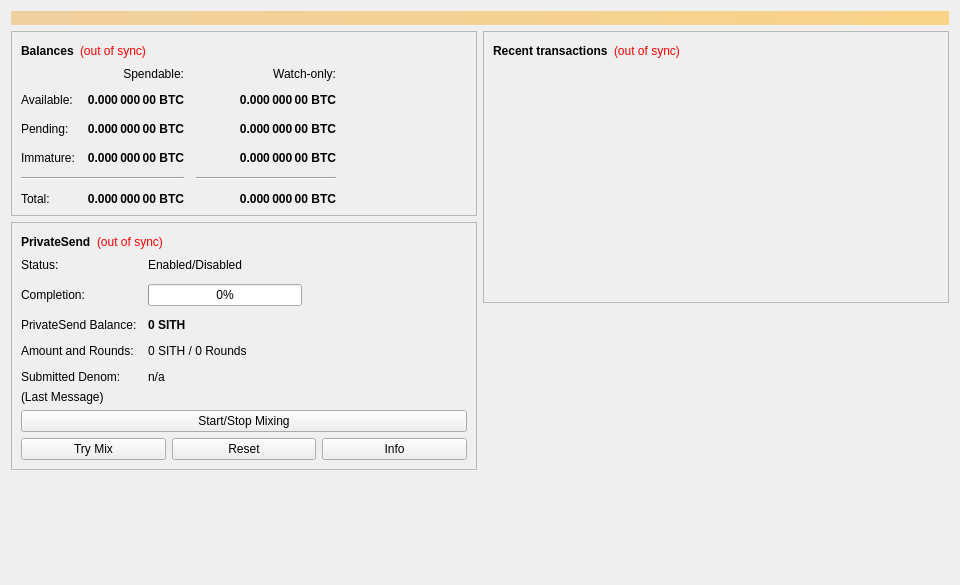
<?xml version="1.0" encoding="UTF-8"?>
<ui version="4.0">
 <class>OverviewPage</class>
 <widget class="QWidget" name="OverviewPage">
  <property name="geometry">
   <rect>
    <x>0</x>
    <y>0</y>
    <width>960</width>
    <height>585</height>
   </rect>
  </property>
  <property name="minimumSize">
   <size>
    <width>960</width>
    <height>0</height>
   </size>
  </property>
  <property name="windowTitle">
   <string>Form</string>
  </property>
  <layout class="QVBoxLayout" name="topLayout">
   <item>
    <widget class="QLabel" name="labelAlerts">
     <property name="visible">
      <bool>false</bool>
     </property>
     <property name="styleSheet">
      <string notr="true">QLabel { background-color: qlineargradient(x1: 0, y1: 0, x2: 1, y2: 0, stop:0 #F0D0A0, stop:1 #F8D488); color:#000000; }</string>
     </property>
     <property name="wordWrap">
      <bool>true</bool>
     </property>
     <property name="margin">
      <number>3</number>
     </property>
     <property name="textInteractionFlags">
      <set>Qt::TextSelectableByMouse</set>
     </property>
    </widget>
   </item>
   <item>
    <layout class="QHBoxLayout" name="horizontalLayout" stretch="1,1">
     <item>
      <layout class="QVBoxLayout" name="verticalLayout_2">
       <item>
        <widget class="QFrame" name="frame">
         <property name="frameShape">
          <enum>QFrame::StyledPanel</enum>
         </property>
         <property name="frameShadow">
          <enum>QFrame::Raised</enum>
         </property>
         <layout class="QVBoxLayout" name="verticalLayout_4">
          <item>
           <layout class="QHBoxLayout" name="horizontalLayout_4">
            <item>
             <widget class="QLabel" name="label_5">
              <property name="font">
               <font>
                <weight>75</weight>
                <bold>true</bold>
               </font>
              </property>
              <property name="text">
               <string>Balances</string>
              </property>
             </widget>
            </item>
            <item>
             <widget class="QLabel" name="labelWalletStatus">
              <property name="toolTip">
               <string>The displayed information may be out of date. Your wallet automatically synchronizes with the Sithchain network after a connection is established, but this process has not completed yet.</string>
              </property>
              <property name="styleSheet">
               <string notr="true">QLabel { color: red; }</string>
              </property>
              <property name="text">
               <string notr="true">(out of sync)</string>
              </property>
              <property name="alignment">
               <set>Qt::AlignLeading|Qt::AlignLeft|Qt::AlignVCenter</set>
              </property>
             </widget>
            </item>
            <item>
             <spacer name="horizontalSpacer_3">
              <property name="orientation">
               <enum>Qt::Horizontal</enum>
              </property>
              <property name="sizeHint" stdset="0">
               <size>
                <width>40</width>
                <height>20</height>
               </size>
              </property>
             </spacer>
            </item>
           </layout>
          </item>
          <item>
           <layout class="QGridLayout" name="gridLayout">
            <property name="spacing">
             <number>12</number>
            </property>
            <item row="2" column="2">
             <widget class="QLabel" name="labelWatchPending">
              <property name="font">
               <font>
                <weight>75</weight>
                <bold>true</bold>
               </font>
              </property>
              <property name="cursor">
               <cursorShape>IBeamCursor</cursorShape>
              </property>
              <property name="toolTip">
               <string>Unconfirmed transactions to watch-only addresses</string>
              </property>
              <property name="text">
               <string notr="true">0.000 000 00 BTC</string>
              </property>
              <property name="alignment">
               <set>Qt::AlignRight|Qt::AlignTrailing|Qt::AlignVCenter</set>
              </property>
              <property name="textInteractionFlags">
               <set>Qt::LinksAccessibleByMouse|Qt::TextSelectableByKeyboard|Qt::TextSelectableByMouse</set>
              </property>
             </widget>
            </item>
            <item row="2" column="1">
             <widget class="QLabel" name="labelUnconfirmed">
              <property name="font">
               <font>
                <weight>75</weight>
                <bold>true</bold>
               </font>
              </property>
              <property name="cursor">
               <cursorShape>IBeamCursor</cursorShape>
              </property>
              <property name="toolTip">
               <string>Total of transactions that have yet to be confirmed, and do not yet count toward the spendable balance</string>
              </property>
              <property name="text">
               <string notr="true">0.000 000 00 BTC</string>
              </property>
              <property name="alignment">
               <set>Qt::AlignRight|Qt::AlignTrailing|Qt::AlignVCenter</set>
              </property>
              <property name="textInteractionFlags">
               <set>Qt::LinksAccessibleByMouse|Qt::TextSelectableByKeyboard|Qt::TextSelectableByMouse</set>
              </property>
             </widget>
            </item>
            <item row="3" column="2">
             <widget class="QLabel" name="labelWatchImmature">
              <property name="font">
               <font>
                <weight>75</weight>
                <bold>true</bold>
               </font>
              </property>
              <property name="cursor">
               <cursorShape>IBeamCursor</cursorShape>
              </property>
              <property name="toolTip">
               <string>Mined balance in watch-only addresses that has not yet matured</string>
              </property>
              <property name="text">
               <string notr="true">0.000 000 00 BTC</string>
              </property>
              <property name="alignment">
               <set>Qt::AlignRight|Qt::AlignTrailing|Qt::AlignVCenter</set>
              </property>
              <property name="textInteractionFlags">
               <set>Qt::LinksAccessibleByMouse|Qt::TextSelectableByKeyboard|Qt::TextSelectableByMouse</set>
              </property>
             </widget>
            </item>
            <item row="4" column="0" colspan="2">
             <widget class="Line" name="lineSpendableBalance">
              <property name="orientation">
               <enum>Qt::Horizontal</enum>
              </property>
             </widget>
            </item>
            <item row="4" column="2">
             <widget class="Line" name="lineWatchBalance">
              <property name="sizePolicy">
               <sizepolicy hsizetype="Preferred" vsizetype="Fixed">
                <horstretch>0</horstretch>
                <verstretch>0</verstretch>
               </sizepolicy>
              </property>
              <property name="minimumSize">
               <size>
                <width>140</width>
                <height>0</height>
               </size>
              </property>
              <property name="orientation">
               <enum>Qt::Horizontal</enum>
              </property>
             </widget>
            </item>
            <item row="5" column="0">
             <widget class="QLabel" name="labelTotalText">
              <property name="text">
               <string>Total:</string>
              </property>
             </widget>
            </item>
            <item row="3" column="1">
             <widget class="QLabel" name="labelImmature">
              <property name="font">
               <font>
                <weight>75</weight>
                <bold>true</bold>
               </font>
              </property>
              <property name="cursor">
               <cursorShape>IBeamCursor</cursorShape>
              </property>
              <property name="toolTip">
               <string>Mined balance that has not yet matured</string>
              </property>
              <property name="text">
               <string notr="true">0.000 000 00 BTC</string>
              </property>
              <property name="alignment">
               <set>Qt::AlignRight|Qt::AlignTrailing|Qt::AlignVCenter</set>
              </property>
              <property name="textInteractionFlags">
               <set>Qt::LinksAccessibleByMouse|Qt::TextSelectableByKeyboard|Qt::TextSelectableByMouse</set>
              </property>
             </widget>
            </item>
            <item row="2" column="3">
             <spacer name="horizontalSpacer_2">
              <property name="orientation">
               <enum>Qt::Horizontal</enum>
              </property>
              <property name="sizeHint" stdset="0">
               <size>
                <width>40</width>
                <height>20</height>
               </size>
              </property>
             </spacer>
            </item>
            <item row="3" column="0">
             <widget class="QLabel" name="labelImmatureText">
              <property name="text">
               <string>Immature:</string>
              </property>
             </widget>
            </item>
            <item row="5" column="1">
             <widget class="QLabel" name="labelTotal">
              <property name="font">
               <font>
                <weight>75</weight>
                <bold>true</bold>
               </font>
              </property>
              <property name="cursor">
               <cursorShape>IBeamCursor</cursorShape>
              </property>
              <property name="toolTip">
               <string>Your current total balance</string>
              </property>
              <property name="text">
               <string notr="true">0.000 000 00 BTC</string>
              </property>
              <property name="alignment">
               <set>Qt::AlignRight|Qt::AlignTrailing|Qt::AlignVCenter</set>
              </property>
              <property name="textInteractionFlags">
               <set>Qt::LinksAccessibleByMouse|Qt::TextSelectableByKeyboard|Qt::TextSelectableByMouse</set>
              </property>
             </widget>
            </item>
            <item row="5" column="2">
             <widget class="QLabel" name="labelWatchTotal">
              <property name="font">
               <font>
                <weight>75</weight>
                <bold>true</bold>
               </font>
              </property>
              <property name="cursor">
               <cursorShape>IBeamCursor</cursorShape>
              </property>
              <property name="toolTip">
               <string>Current total balance in watch-only addresses</string>
              </property>
              <property name="text">
               <string notr="true">0.000 000 00 BTC</string>
              </property>
              <property name="alignment">
               <set>Qt::AlignRight|Qt::AlignTrailing|Qt::AlignVCenter</set>
              </property>
              <property name="textInteractionFlags">
               <set>Qt::LinksAccessibleByMouse|Qt::TextSelectableByKeyboard|Qt::TextSelectableByMouse</set>
              </property>
             </widget>
            </item>
            <item row="0" column="2">
             <widget class="QLabel" name="labelWatchonly">
              <property name="text">
               <string>Watch-only:</string>
              </property>
              <property name="alignment">
               <set>Qt::AlignRight|Qt::AlignTrailing|Qt::AlignVCenter</set>
              </property>
             </widget>
            </item>
            <item row="1" column="0">
             <widget class="QLabel" name="labelBalanceText">
              <property name="text">
               <string>Available:</string>
              </property>
             </widget>
            </item>
            <item row="1" column="1">
             <widget class="QLabel" name="labelBalance">
              <property name="font">
               <font>
                <weight>75</weight>
                <bold>true</bold>
               </font>
              </property>
              <property name="cursor">
               <cursorShape>IBeamCursor</cursorShape>
              </property>
              <property name="toolTip">
               <string>Your current spendable balance</string>
              </property>
              <property name="text">
               <string notr="true">0.000 000 00 BTC</string>
              </property>
              <property name="alignment">
               <set>Qt::AlignRight|Qt::AlignTrailing|Qt::AlignVCenter</set>
              </property>
              <property name="textInteractionFlags">
               <set>Qt::LinksAccessibleByMouse|Qt::TextSelectableByKeyboard|Qt::TextSelectableByMouse</set>
              </property>
             </widget>
            </item>
            <item row="1" column="2">
             <widget class="QLabel" name="labelWatchAvailable">
              <property name="font">
               <font>
                <weight>75</weight>
                <bold>true</bold>
               </font>
              </property>
              <property name="cursor">
               <cursorShape>IBeamCursor</cursorShape>
              </property>
              <property name="toolTip">
               <string>Your current balance in watch-only addresses</string>
              </property>
              <property name="text">
               <string notr="true">0.000 000 00 BTC</string>
              </property>
              <property name="alignment">
               <set>Qt::AlignRight|Qt::AlignTrailing|Qt::AlignVCenter</set>
              </property>
              <property name="textInteractionFlags">
               <set>Qt::LinksAccessibleByMouse|Qt::TextSelectableByKeyboard|Qt::TextSelectableByMouse</set>
              </property>
             </widget>
            </item>
            <item row="2" column="0">
             <widget class="QLabel" name="labelPendingText">
              <property name="text">
               <string>Pending:</string>
              </property>
             </widget>
            </item>
            <item row="0" column="1">
             <widget class="QLabel" name="labelSpendable">
              <property name="text">
               <string>Spendable:</string>
              </property>
              <property name="alignment">
               <set>Qt::AlignRight|Qt::AlignTrailing|Qt::AlignVCenter</set>
              </property>
             </widget>
            </item>
           </layout>
          </item>
         </layout>
        </widget>
       </item>
       <item>
        <widget class="QFrame" name="framePrivateSend">
         <property name="layoutDirection">
          <enum>Qt::LeftToRight</enum>
         </property>
         <property name="frameShape">
          <enum>QFrame::StyledPanel</enum>
         </property>
         <property name="frameShadow">
          <enum>QFrame::Raised</enum>
         </property>
         <layout class="QVBoxLayout" name="VerticalLayout_PS1">
          <item>
           <layout class="QHBoxLayout" name="horizontalLayout_5">
            <item>
             <widget class="QLabel" name="labelPrivateSendHeader">
              <property name="font">
               <font>
                <weight>75</weight>
                <bold>true</bold>
               </font>
              </property>
              <property name="text">
               <string>PrivateSend</string>
              </property>
             </widget>
            </item>
            <item>
             <widget class="QLabel" name="labelPrivateSendSyncStatus">
              <property name="toolTip">
               <string>The displayed information may be out of date. Your wallet automatically synchronizes with the Sithchain network after a connection is established, but this process has not completed yet.</string>
              </property>
              <property name="styleSheet">
               <string notr="true">QLabel { color: red; }</string>
              </property>
              <property name="text">
               <string notr="true">(out of sync)</string>
              </property>
              <property name="alignment">
               <set>Qt::AlignLeading|Qt::AlignLeft|Qt::AlignVCenter</set>
              </property>
             </widget>
            </item>
            <item>
             <spacer name="horizontalSpacer_4">
              <property name="orientation">
               <enum>Qt::Horizontal</enum>
              </property>
              <property name="sizeHint" stdset="0">
               <size>
                <width>40</width>
                <height>20</height>
               </size>
              </property>
             </spacer>
            </item>
           </layout>
          </item>
          <item>
           <layout class="QFormLayout" name="privateSendFormLayout">
            <property name="fieldGrowthPolicy">
             <enum>QFormLayout::AllNonFixedFieldsGrow</enum>
            </property>
            <property name="horizontalSpacing">
             <number>11</number>
            </property>
            <property name="verticalSpacing">
             <number>12</number>
            </property>
            <item row="0" column="0">
             <widget class="QLabel" name="labelPrivateSendEnabledText">
              <property name="text">
               <string>Status:</string>
              </property>
             </widget>
            </item>
            <item row="0" column="1">
             <widget class="QLabel" name="labelPrivateSendEnabled">
              <property name="text">
               <string>Enabled/Disabled</string>
              </property>
             </widget>
            </item>
            <item row="1" column="0">
             <widget class="QLabel" name="labelCompletitionText">
              <property name="text">
               <string>Completion:</string>
              </property>
             </widget>
            </item>
            <item row="1" column="1">
             <widget class="QProgressBar" name="privateSendProgress">
              <property name="maximumSize">
               <size>
                <width>154</width>
                <height>16777215</height>
               </size>
              </property>
              <property name="value">
               <number>0</number>
              </property>
             </widget>
            </item>
            <item row="2" column="0">
             <widget class="QLabel" name="labelAnonymizedText">
              <property name="text">
               <string>PrivateSend Balance:</string>
              </property>
             </widget>
            </item>
            <item row="2" column="1">
             <widget class="QLabel" name="labelAnonymized">
              <property name="font">
               <font>
                <weight>75</weight>
                <bold>true</bold>
               </font>
              </property>
              <property name="text">
               <string notr="true">0 SITH</string>
              </property>
             </widget>
            </item>
            <item row="3" column="0">
             <widget class="QLabel" name="labelAmountAndRoundsText">
              <property name="text">
               <string>Amount and Rounds:</string>
              </property>
             </widget>
            </item>
            <item row="3" column="1">
             <widget class="QLabel" name="labelAmountRounds">
              <property name="text">
               <string>0 SITH / 0 Rounds</string>
              </property>
             </widget>
            </item>
            <item row="4" column="0">
             <widget class="QLabel" name="labelSubmittedDenomText">
              <property name="text">
               <string>Submitted Denom:</string>
              </property>
             </widget>
            </item>
            <item row="4" column="1">
             <widget class="QLabel" name="labelSubmittedDenom">
              <property name="toolTip">
               <string>The denominations you submitted to the Masternode.&lt;br&gt;To mix, other users must submit the exact same denominations.</string>
              </property>
              <property name="text">
               <string>n/a</string>
              </property>
             </widget>
            </item>
           </layout>
          </item>
          <item>
           <layout class="QVBoxLayout" name="VerticalLayout_PS">
            <item>
             <widget class="QLabel" name="labelPrivateSendLastMessage">
              <property name="text">
               <string>(Last Message)</string>
              </property>
              <property name="alignment">
               <set>Qt::AlignLeading|Qt::AlignLeft|Qt::AlignTop</set>
              </property>
              <property name="wordWrap">
               <bool>true</bool>
              </property>
             </widget>
            </item>
            <item>
             <widget class="QPushButton" name="togglePrivateSend">
              <property name="sizePolicy">
               <sizepolicy hsizetype="MinimumExpanding" vsizetype="Fixed">
                <horstretch>0</horstretch>
                <verstretch>0</verstretch>
               </sizepolicy>
              </property>
              <property name="text">
               <string>Start/Stop Mixing</string>
              </property>
             </widget>
            </item>
            <item>
             <layout class="QHBoxLayout" name="horizontalLayout_debugbuttons">
              <item>
               <widget class="QPushButton" name="privateSendAuto">
                <property name="sizePolicy">
                 <sizepolicy hsizetype="MinimumExpanding" vsizetype="Fixed">
                  <horstretch>0</horstretch>
                  <verstretch>0</verstretch>
                 </sizepolicy>
                </property>
                <property name="toolTip">
                 <string>Try to manually submit a PrivateSend request.</string>
                </property>
                <property name="text">
                 <string>Try Mix</string>
                </property>
               </widget>
              </item>
              <item>
               <widget class="QPushButton" name="privateSendReset">
                <property name="sizePolicy">
                 <sizepolicy hsizetype="MinimumExpanding" vsizetype="Fixed">
                  <horstretch>0</horstretch>
                  <verstretch>0</verstretch>
                 </sizepolicy>
                </property>
                <property name="toolTip">
                 <string>Reset the current status of PrivateSend (can interrupt PrivateSend if it's in the process of Mixing, which can cost you money!)</string>
                </property>
                <property name="autoFillBackground">
                 <bool>false</bool>
                </property>
                <property name="text">
                 <string>Reset</string>
                </property>
               </widget>
              </item>
              <item>
               <widget class="QPushButton" name="privateSendInfo">
                <property name="sizePolicy">
                 <sizepolicy hsizetype="MinimumExpanding" vsizetype="Fixed">
                  <horstretch>0</horstretch>
                  <verstretch>0</verstretch>
                 </sizepolicy>
                </property>
                <property name="toolTip">
                 <string>Information about PrivateSend and Mixing</string>
                </property>
                <property name="text">
                 <string>Info</string>
                </property>
               </widget>
              </item>
             </layout>
            </item>
           </layout>
          </item>
         </layout>
        </widget>
       </item>
       <item>
        <spacer name="verticalSpacer">
         <property name="orientation">
          <enum>Qt::Vertical</enum>
         </property>
         <property name="sizeHint" stdset="0">
          <size>
           <width>20</width>
           <height>40</height>
          </size>
         </property>
        </spacer>
       </item>
      </layout>
     </item>
     <item>
      <layout class="QVBoxLayout" name="verticalLayout_3">
       <item>
        <widget class="QFrame" name="frame_2">
         <property name="frameShape">
          <enum>QFrame::StyledPanel</enum>
         </property>
         <property name="frameShadow">
          <enum>QFrame::Raised</enum>
         </property>
         <layout class="QVBoxLayout" name="verticalLayout">
          <item>
           <layout class="QHBoxLayout" name="horizontalLayout_2">
            <item>
             <widget class="QLabel" name="label_4">
              <property name="font">
               <font>
                <weight>75</weight>
                <bold>true</bold>
               </font>
              </property>
              <property name="text">
               <string>Recent transactions</string>
              </property>
             </widget>
            </item>
            <item>
             <widget class="QLabel" name="labelTransactionsStatus">
              <property name="toolTip">
               <string>The displayed information may be out of date. Your wallet automatically synchronizes with the Sithchain network after a connection is established, but this process has not completed yet.</string>
              </property>
              <property name="styleSheet">
               <string notr="true">QLabel { color: red; }</string>
              </property>
              <property name="text">
               <string notr="true">(out of sync)</string>
              </property>
              <property name="alignment">
               <set>Qt::AlignLeading|Qt::AlignLeft|Qt::AlignVCenter</set>
              </property>
             </widget>
            </item>
            <item>
             <spacer name="horizontalSpacer">
              <property name="orientation">
               <enum>Qt::Horizontal</enum>
              </property>
              <property name="sizeHint" stdset="0">
               <size>
                <width>40</width>
                <height>20</height>
               </size>
              </property>
             </spacer>
            </item>
           </layout>
          </item>
          <item>
           <widget class="QListView" name="listTransactions">
            <property name="styleSheet">
             <string notr="true">QListView { background: transparent; }</string>
            </property>
            <property name="frameShape">
             <enum>QFrame::NoFrame</enum>
            </property>
            <property name="verticalScrollBarPolicy">
             <enum>Qt::ScrollBarAlwaysOff</enum>
            </property>
            <property name="horizontalScrollBarPolicy">
             <enum>Qt::ScrollBarAlwaysOff</enum>
            </property>
            <property name="selectionMode">
             <enum>QAbstractItemView::NoSelection</enum>
            </property>
           </widget>
          </item>
         </layout>
        </widget>
       </item>
       <item>
        <spacer name="verticalSpacer_2">
         <property name="orientation">
          <enum>Qt::Vertical</enum>
         </property>
         <property name="sizeHint" stdset="0">
          <size>
           <width>20</width>
           <height>40</height>
          </size>
         </property>
        </spacer>
       </item>
      </layout>
     </item>
    </layout>
   </item>
  </layout>
 </widget>
 <resources/>
 <connections/>
</ui>
